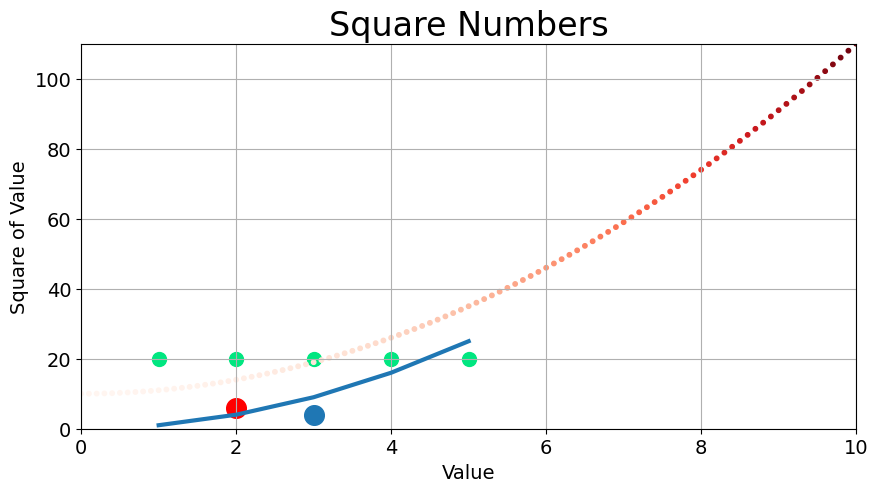

Reproduce this figure in Python.
import matplotlib.pyplot as plt

def main():
    input_values = [1, 2, 3, 4, 5]
    squares = [1, 4, 9, 16, 25]


    # set window size and title
    fig, ax = plt.subplots(figsize=(10, 5), num='Matplotlib Squares')


    # draw line
    ax.plot(input_values, squares, linewidth = 3)

    # add dots
    ax.scatter(2, 6, c='red', s=200)
    ax.scatter(3, 4, s=200)
    
    # add range of dots
    x_values = [1, 2, 3, 4, 5]
    y_values = [20, 20, 20, 20, 20]
    ax.scatter(x_values, y_values, c = (0, 0.9, 0.5), s = 100) #color in RGB

    # add automatic generated dots
    x_values = [i/10 for i in range(0, 101)] # 0.0, 0.1, 0.2, 0.3, ..., 10.0
    y_values = [x**2+10 for x in x_values]
    ax.scatter(x_values, y_values, c = y_values, cmap = plt.cm.Reds, s = 10) #using of colormap

    # add titles
    ax.set_title('Square Numbers', fontsize = 24)
    ax.set_xlabel('Value', fontsize = 14)
    ax.set_ylabel('Square of Value', fontsize = 14)
    ax.tick_params(axis = 'both', which = 'major', labelsize = 14)

    # add simple grid
    ax.grid()

    # set range of x and y
    ax.axis([0, 10, 0, 110])

    # save plot in image file
    plt.savefig('mpl_squares.png', bbox_inches = 'tight')

    # show plot
    plt.show()

if __name__ == '__main__':
    main()